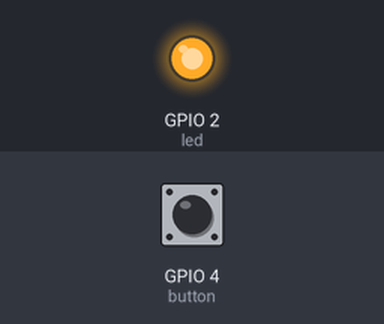
Bench run of a program on a simulated ESP8266 board running MicroPython. Parts: output pins drawn as LEDs (lit = HIGH, except the on-board LED, lit = LOW). Inputs (shaded band) come from the test bench; at power-on: GPIO 4 (button) HIGH. What the program prints to the serial console is not drawn.

Above: at 1.2 s.
1.3 s: GPIO 4 (button) pulled LOW for 0.15 s
Timing chart, 0 to 4.3 s (numbered marks = the images above; inputs shaded):
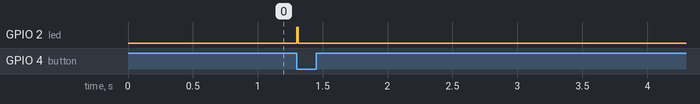

Measured:
- after the input at 1.3 s, GPIO 2 (led): LOW → HIGH at once, → LOW 0.01 s later

The program:

Ejemplodeinterrupcion.py
```python
'''
Author : Seetha Akella
Purpose : Hardware interrupt - Glow an LED when button is pressed
Language : MicroPython
Hardware : ESP8266
'''

'''
A pin object is used to control I/O pins
(also known as GPIO - general-purpose input/output).
Pin objects are commonly associated with a physical
pin that can drive an output voltage and read input
voltages. The pin class has methods to set the mode
of the pin (IN, OUT, etc) and methods to get and set
the digital logic level. For analog control of a pin,
see the ADC class.
'''
from machine import Pin

'''
The sleep() function suspends execution of the
current thread for a given number of seconds.
'''
from time import sleep_ms

# A global variable
press = False
led = Pin(2, Pin.OUT)
button = Pin(4, Pin.IN,Pin.PULL_UP)

def handle_interrupt(pin):
  global press
  press = True
  global interrupt_pin
  interrupt_pin = pin


button.irq(trigger=Pin.IRQ_FALLING, handler=handle_interrupt)

while True:
  if press:
    print('Press detected! Interrupt caused by:', interrupt_pin)
    led.value(1)
    press = False

  sleep_ms(10)
  led.value(0)
```
